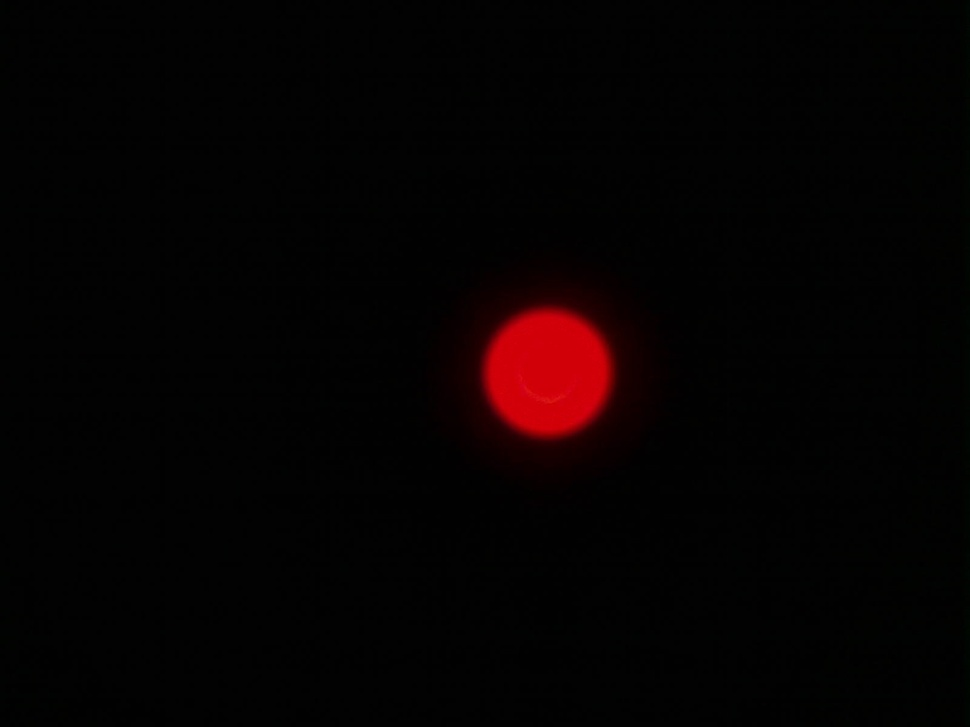
%> input picture MultimodeFibre/img/efficiency-45mm.jpg, 970 x 727 px, shrunk from 1600 x 1200 before the run; the run also reads 1 picture not shown here
$ octave integral_intensit_dark_noise.m   (GNU Octave 9; MATLAB toolbox functions it lacks are replaced by stand-ins)
%> lines starting %> are read from the running program, lines starting %| are printed output that depends on the picture
%close all open figure windows
fclose ('all');

% Read image 1
I_1 = imread('../img/efficiency-45mm.jpg');
%> I_1 is the input picture: size 727x970x3 uint8; mean R, G, B 6.1, 1.6, 1.7
% Read image 2
I_2 = imread('../img/efficiency-75mm.jpg');
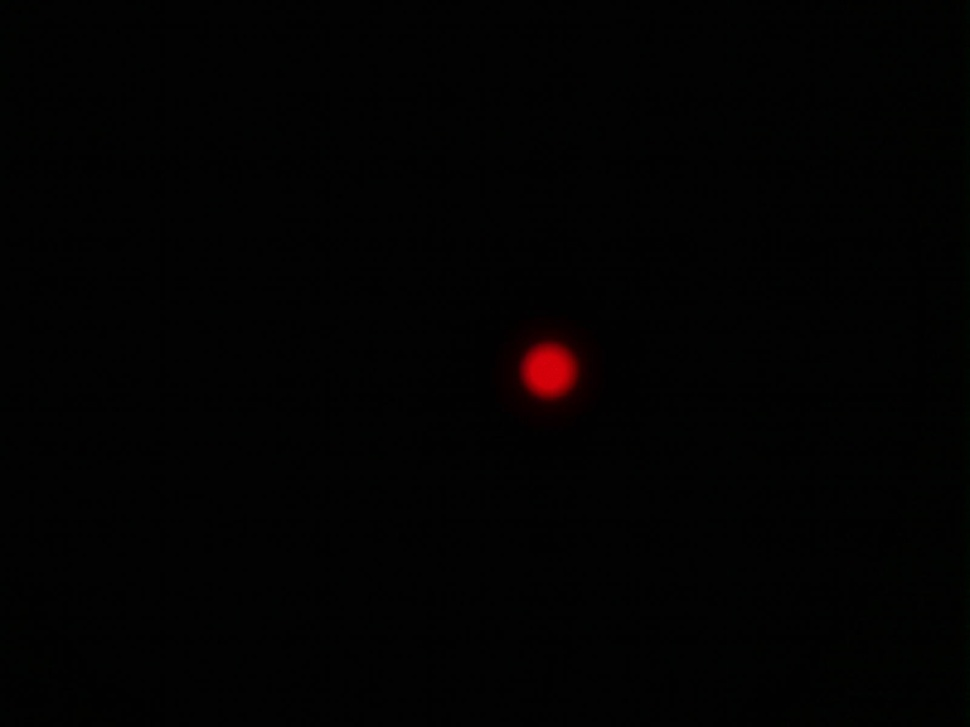
%> input picture MultimodeFibre/img/efficiency-75mm.jpg, 970 x 727 px, shrunk from 1600 x 1200 before the run
%> I_2 is the input picture: size 727x970x3 uint8; mean R, G, B 2.4, 1.7, 1.7
% Read image DARK NOISE
I_D = imread('../img/efficiency-dark-noise.jpg');


% select a channel (here red)
Red_1 = I_1(:,:,1);
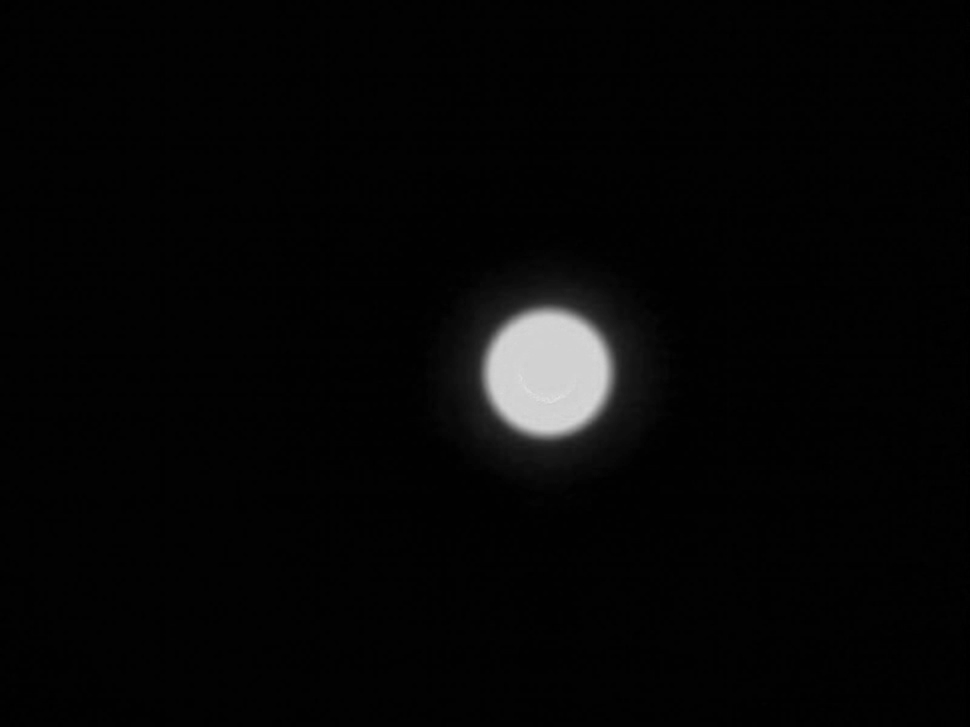
%> Red_1: size 727x970 uint8; min 0, max 226, mean 6.1
Red_2 = I_2(:,:,1);
Dark_Noise = I_D(:,:,1);
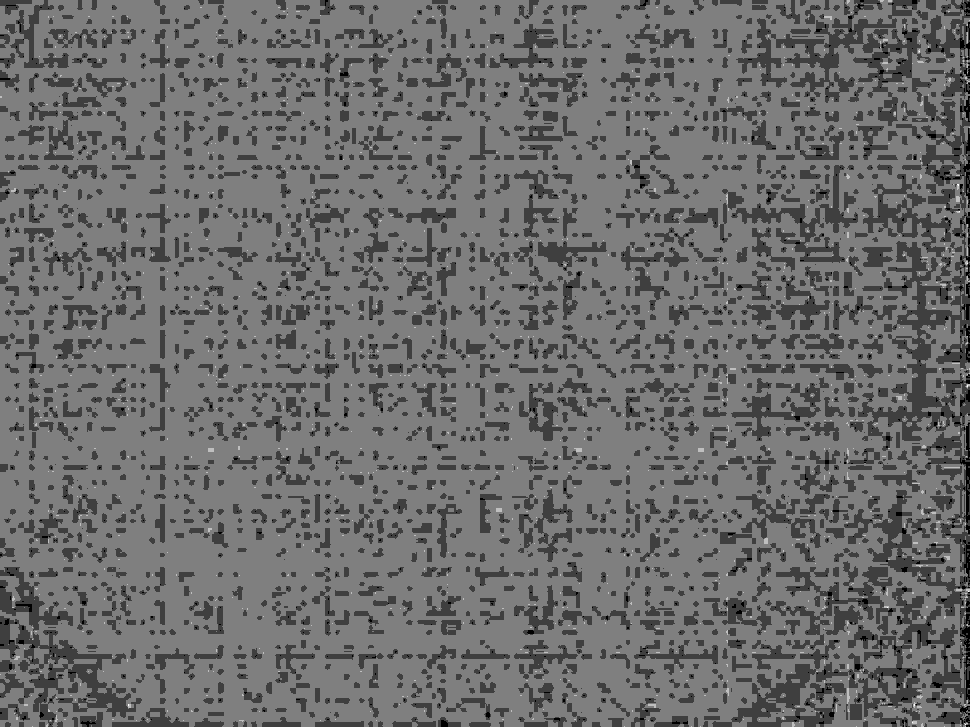
%> Dark_Noise: size 727x970 uint8; min 0, max 4, mean 1.72; drawn with min black and max white


% format conversion
Red_1 = double(Red_1);
%> Red_1: size 727x970 double
Red_2 = double(Red_2);
%> Red_2: size 727x970 double
Dark_Noise = double(Dark_Noise);
%> Dark_Noise: size 727x970 double

INT_Red_1 = sum(sum(Red_1))
%> INT_Red_1 = 4287425
INT_Red_2 = sum(sum(Red_2))
%> INT_Red_2 = 1707729
Ratio_no_correction = INT_Red_1/INT_Red_2
%> Ratio_no_correction = 2.51

%subtraction  of dark noise - background correction

Red_1 = Red_1 - Dark_Noise;
Red_2 = Red_2 - Dark_Noise;

%surface plot
figure
imagesc(Red_1,[0 255]); colormap(gray);
figure
imagesc(Red_2,[0 255]); colormap(gray);


% integral over intensity
INT_Red_1 = sum(sum(Red_1));
%> INT_Red_1 = 3073290
INT_Red_2 = sum(sum(Red_2));
%> INT_Red_2 = 493594
INT_Dark_noise = sum(sum(Dark_Noise))
%> INT_Dark_noise = 1214135

Ratio=INT_Red_1/INT_Red_2
%> Ratio = 6.23
